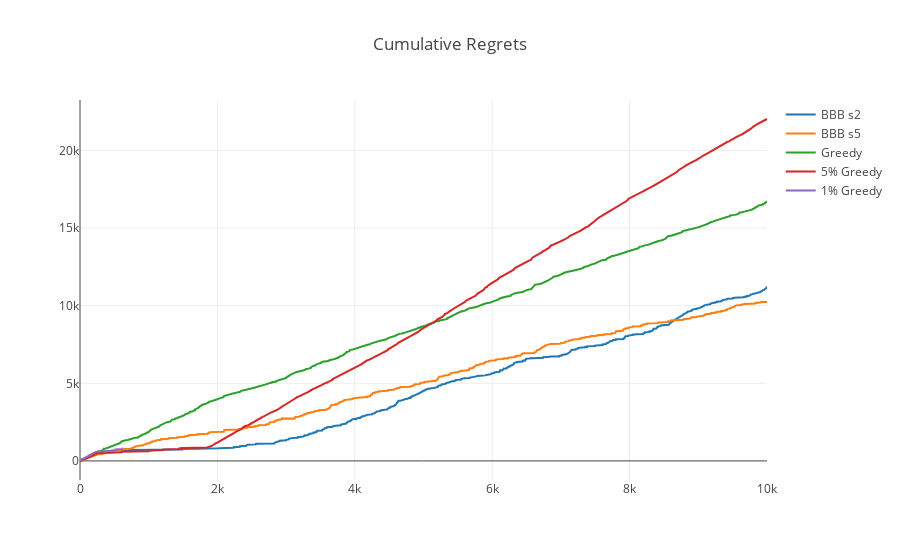

Notebook source saved alongside this figure:
### Code cell
import plotly.offline as py
py.iplot(fig)

### Figure 1 — Plotly figure (JSON) as saved in the notebook; plotly's stock layout.template omitted (floating-point values rounded to 4 significant figures; data arrays with more than 128 entries replaced by an {"elided": "..."} marker saying what was removed)
{"data": [{"name": "BBB s2", "type": "scatter", "uid": "7084aa98-136a-42db-b963-8506248bc5ad", "x": {"elided": "10001 int values"}, "y": {"elided": "10001 int values"}}, {"name": "BBB s5", "type": "scatter", "uid": "326fbdd2-243a-4ccd-ba32-48159a1af52c", "x": {"elided": "10001 int values"}, "y": {"elided": "10001 int values"}}, {"name": "Greedy", "type": "scatter", "uid": "f63e8908-c033-4577-b0cf-74cb9e568a09", "x": {"elided": "10001 int values"}, "y": {"elided": "10001 int values"}}, {"name": "5% Greedy", "type": "scatter", "uid": "0d5ec90c-a5e1-46ad-b892-68e317cb864e", "x": {"elided": "10001 int values"}, "y": {"elided": "10001 int values"}}, {"name": "1% Greedy", "type": "scatter", "uid": "9318d7ed-3142-40ee-8818-9b3c74302695", "x": {"elided": "631 int values"}, "y": {"elided": "631 int values"}}], "layout": {"autosize": true, "title": {"text": "Cumulative Regrets"}, "xaxis": {"autorange": true, "range": [0, 10000], "type": "linear"}, "yaxis": {"autorange": true, "range": [-1229.0, 23250.0], "type": "linear"}}}
